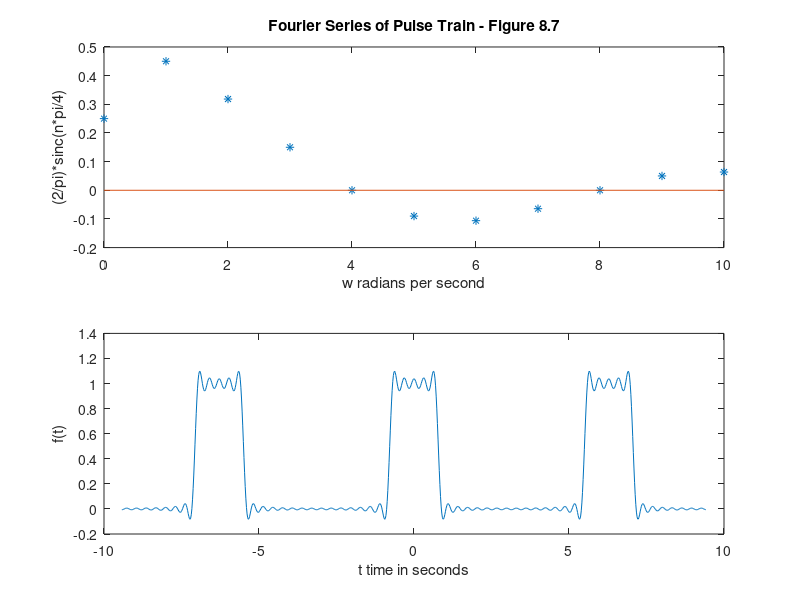

This figure's MATLAB source:
% CLSPEC2.M Plot the positive amplitude spectrum and the 
%  Fourier series representation for the pulse train with
%  A=1, period T=2*pi, and pulse width tau=pi/2. 
n=1:10;                         % Number of components
Wn=zeros(size(n));
Wn=2*(1/pi)*(sin(n*pi/4)./n);   % Frequency spectrum n=1,2,...
Wn=[1/4,Wn];                    % Add dc term	
n=[0,n];
%
t=[-3*pi:.02:3*pi];             % Range of t
f=zeros(size(t));
for k=1:1:20;                        % f(t) with 20 terms   
f=f+(2/(k*pi))*sin(k*pi/4)*cos(k*t); % in series
end
f=1/4+f;                        % Add dc value A*tau/T 
% Put in a zero line and plot frequency 
fzero=zeros(size(n)); 
clf                             % Clear any figures
subplot(2,1,1),plot(n,Wn,'*',n,fzero,'-');
xlabel('w radians per second')
ylabel('(2/pi)*sinc(n*pi/4)')
title('Fourier Series of Pulse Train - Figure 8.7')
% Plot f(t)
subplot(2,1,2),plot(t,f)
xlabel('t time in seconds')
ylabel('f(t)')
%
% A number of interesting experiments can be performed with the pulse
%  train including
%  a. vary the number of terms in the Fourier series (k) and observe f(t)
%  b. eliminate low frequency terms from the series and observe f(t)
%  c. vary the ratio tau/T and analyze the spectrum
%  d. annotate the graph with the parameter values (A, tau, T)
